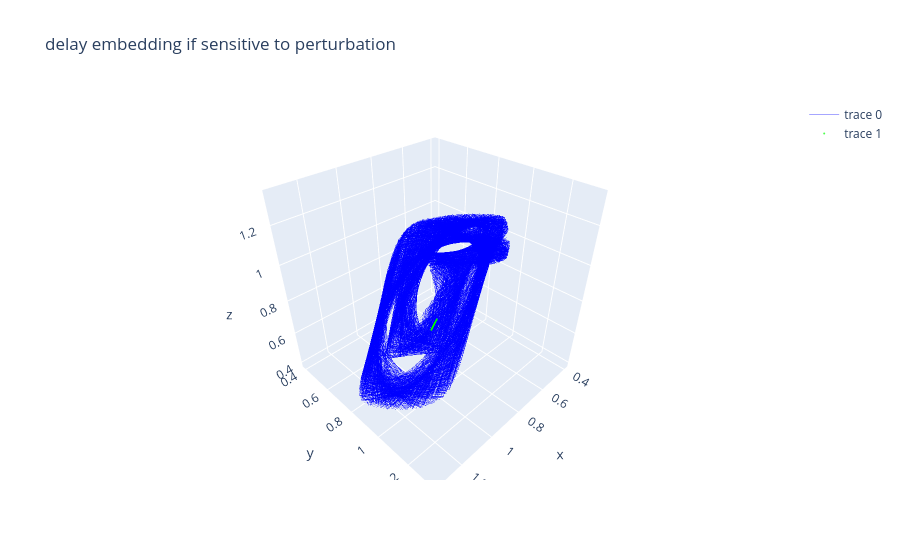

Notebook source saved alongside this figure:
### Code cell
indx = 400
fig = go.Figure(data=[
    go.Scatter3d(
        x=X_de[10000:,0], 
        y=X_de[10000:,1], 
        z=X_de[10000:,2],
        mode='lines',
        line=dict(width=0.5, color='rgba(0,0,256,0.7)')
    ),
    go.Scatter3d(
        x=preds_pertubation_des[:,indx, 0],  # Change this slice as needed
        y=preds_pertubation_des[:,indx, 1],
        z=preds_pertubation_des[:,indx, 2],
        # mode='lines',
        # line=dict(width=2, color='rgba(255,0,0,0.5)')
        mode='markers',
        marker=dict(size=1, color='rgba(0,255,0,0.7)', symbol='circle')
    )
])

fig.update_layout(title='delay embedding if sensitive to perturbation')
fig.show()
